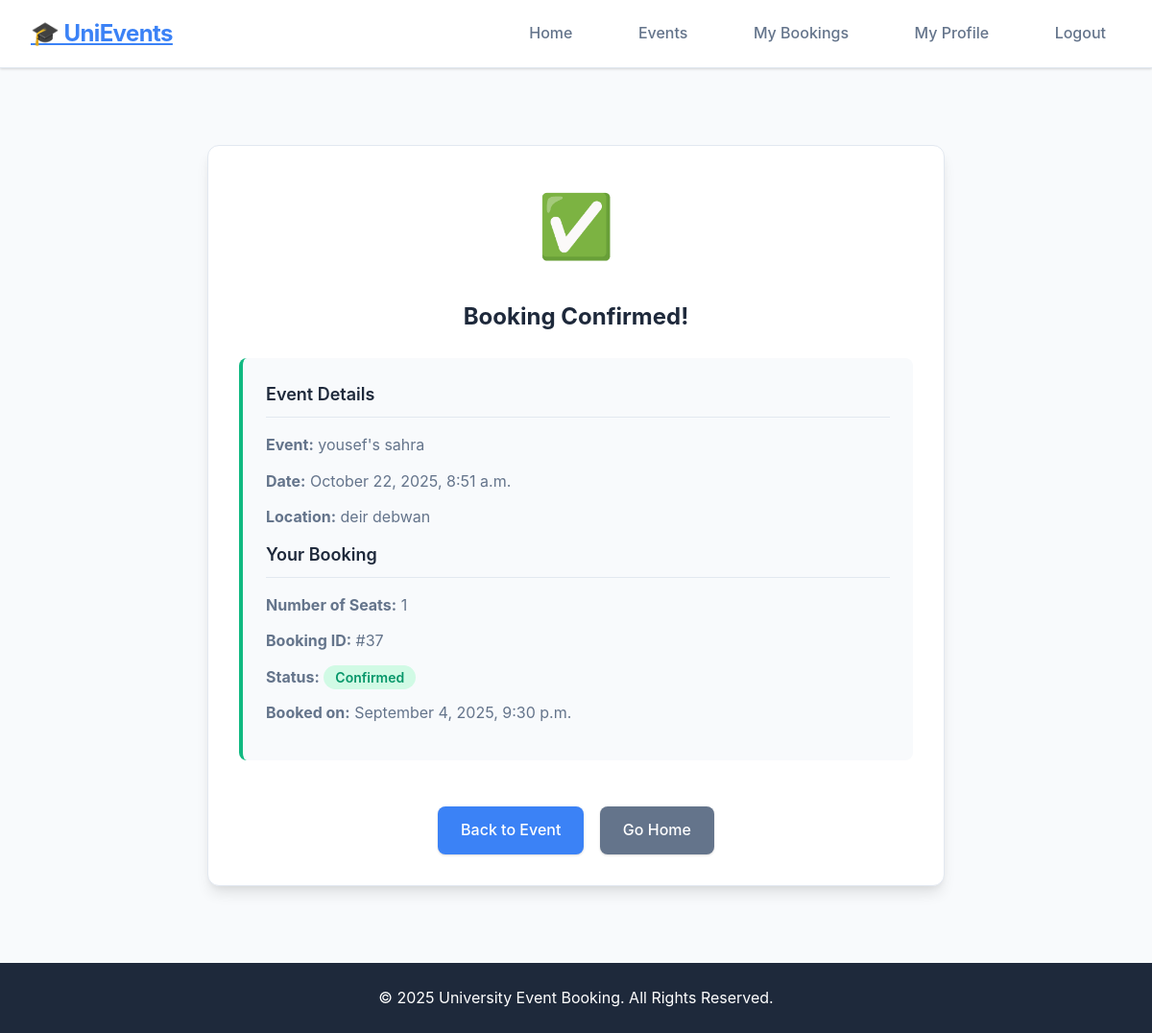
Page /bookings/bookings/6/confirm/ (signed in) on the committed database.
### events/models.py (models this page shows, shortened)
class Event(models.Model):
    title = models.CharField(max_length=200)
    description = models.TextField()
    date = models.DateTimeField()
    location = models.CharField(max_length=200)
    created_at = models.DateTimeField(auto_now_add=True)
    updated_at = models.DateTimeField(auto_now=True)
    seats = models.PositiveIntegerField()

### bookings/models.py (models this page shows, shortened)
class Booking(models.Model):
    STATUS_CHOICES = (
        ('confirmed', 'Confirmed'),
        ('cancelled', 'Cancelled'),
    )
    student = models.ForeignKey(User, on_delete=models.CASCADE, limit_choices_to={'role': 'student'})
    event = models.ForeignKey(Event, on_delete=models.CASCADE)
    number_of_seats = models.PositiveIntegerField(default=1)
    status = models.CharField(max_length=20, choices=STATUS_CHOICES, default='confirmed')
    booked_at = models.DateTimeField(auto_now_add=True)
    class Meta:
        unique_together = ('student', 'event')  # يمنع الطالب من حجز نفس الفعالية مرتين

### bookings/views.py (the view)
# urls.py: path('bookings/<int:id>/confirm/', views.confirm_booking, name='confirm_booking'),
@login_required
def confirm_booking(request, id):
    event = get_object_or_404(Event, id=id)
    booking = get_object_or_404(Booking, student=request.user, event=event)
    return render(request, 'bookings/booking_confirmation.html', {
        'event': event,
        'booking': booking
    })

### templates/bookings/booking_confirmation.html
{% extends 'base.html' %}
{% load static %}
{% block content %}
  <section class="booking-confirmation">
    <div class="confirmation-card">
      <div class="success-icon">✅</div>
      <h2>Booking Confirmed!</h2>
      <div class="booking-details">
        <h3>Event Details</h3>
        <p><strong>Event:</strong> {{ event.title }}</p>
        <p><strong>Date:</strong> {{ event.date|date:"F j, Y, g:i a" }}</p>
        <p><strong>Location:</strong> {{ event.location }}</p>
        <h3>Your Booking</h3>
        <p><strong>Number of Seats:</strong> {{ booking.number_of_seats }}</p>
        <p><strong>Booking ID:</strong> #{{ booking.id }}</p>
        <p><strong>Status:</strong> <span class="status-{{ booking.status }}">{{ booking.get_status_display }}</span></p>
        <p><strong>Booked on:</strong> {{ booking.booked_at|date:"F j, Y, g:i a" }}</p>
      </div>
      <div class="actions">
        <a href="{% url 'event_detail' event.id %}" class="btn">Back to Event</a>
        <a href="{% url 'home' %}" class="btn btn-secondary">Go Home</a>
      </div>
    </div>
  </section>
{% endblock %}

### static/css/style.css (style rules this page uses)
* { margin: 0; padding: 0; box-sizing: border-box; }
body { font-family: 'Inter', -apple-system, BlinkMacSystemFont, 'Segoe UI', Roboto, sans-serif; background: #f8fafc; color: #1e293b; line-height: 1.6; min-height: 100vh; }
.btn { display: inline-block; padding: 0.75rem 1.5rem; background: #3b82f6; color: white; border-radius: 0.5rem; text-decoration: none; margin-top: 1rem; border: none; cursor: pointer; font-weight: 500; transition: all 0.2s ease; box-shadow: 0 1px 3px 0 rgba(0, 0, 0, 0.1), 0 1px 2px 0 rgba(0, 0, 0, 0.06); }
.btn-secondary { background: #64748b; margin-left: 0.75rem; }
.booking-confirmation { max-width: 48rem; margin: 3rem auto; background: white; padding: 2rem; border-radius: 0.75rem; box-shadow: 0 10px 15px -3px rgba(0, 0, 0, 0.1), 0 4px 6px -2px rgba(0, 0, 0, 0.05); border: 1px solid #e2e8f0; }
.confirmation-card { text-align: center; }
.success-icon { font-size: 4rem; margin-bottom: 1.5rem; color: #10b981; }
.booking-details { text-align: left; background: #f8fafc; padding: 1.5rem; border-radius: 0.5rem; margin: 1.5rem 0; border-left: 4px solid #10b981; }
.booking-details h3 { color: #1e293b; margin-bottom: 1rem; border-bottom: 1px solid #e2e8f0; padding-bottom: 0.5rem; font-size: 1.125rem; font-weight: 600; }
.booking-details p { margin-bottom: 0.75rem; color: #64748b; }
.status-confirmed { color: #059669; font-weight: 600; background: #d1fae5; padding: 0.25rem 0.75rem; border-radius: 9999px; font-size: 0.875rem; }
.actions { margin-top: 2rem; }
.actions { text-align: center; min-width: 140px; }

### rows in the picture
Event: title "yousef's sahra", date "October 22, 2025, 8:51 a.m.", location "deir debwan"
Booking: number_of_seats "1", id "37", status "Confirmed", booked_at "September 4, 2025, 9:30 p.m."
